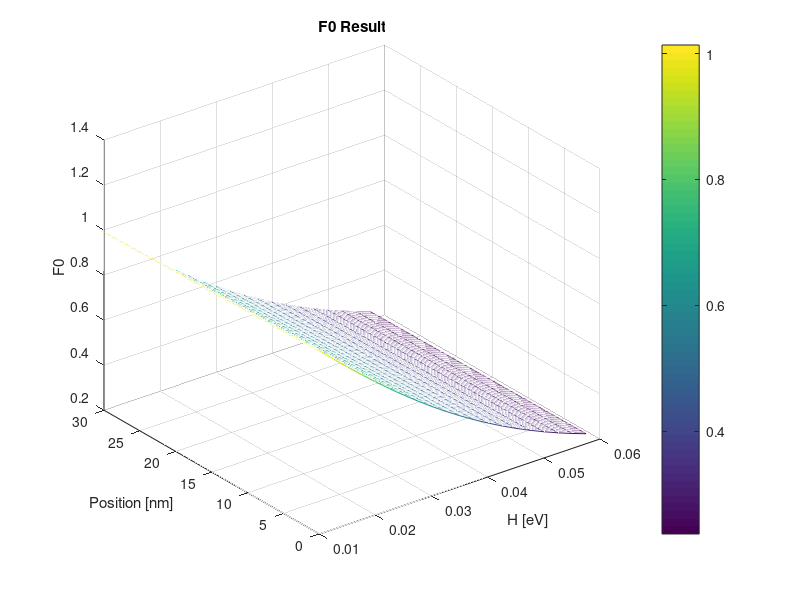
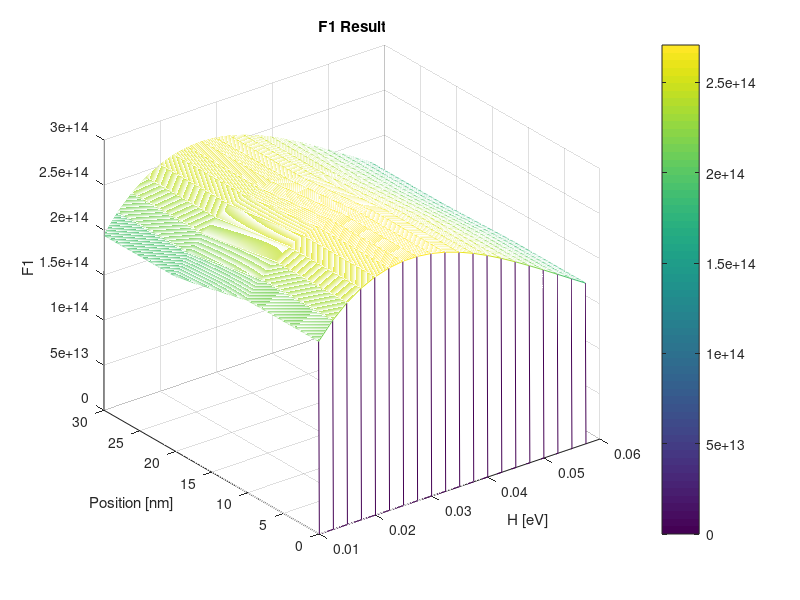

These charts were generated, in order, by the following MATLAB code:
close all;
clear all;

q = 1.602192e-19;
k_B = 1.380662e-23;
T = 300.0;
tau = 1e-6; %Relaxation time
m0 = 9.109534e-31; %Electron reset mass (Kg)

%H = 0.1; %(eV)
H = [0.01:0.0025:0.0575]';%(0.01~0575eV)
%VD = 0.001; %(V) Default
VD = 0.001; %(V)
X = [0:0.1:30]; %Distance of X (nm)

df0 = zeros(301,1);

N = 301;
f0 = zeros(N,20);
f1 = zeros(N,20);

interface1 = 101;
interface2 = 201;
for iteriter=1:1:20
    fs = sqrt(2*pi)/(1 + exp(q*H(iteriter,1)/(k_B*T)));
    fd = sqrt(2*pi)/(1 + exp(q*(H(iteriter,1)+VD)/(k_B*T)));

    V = zeros(N,1);
    V(interface1:interface2,1) = [0:1/(interface2-interface1):1]*VD;
    V(interface2:N,1) = VD;

    A = zeros(N,N);
    A(1,1) = 1.0;
    for iter=2:N-1
        c1 = H(iteriter,1) + 0.5*(V(iter,1)+V(iter-1,1));
        c2 = H(iteriter,1) + 0.5*(V(iter+1,1)+V(iter,1));
        A(iter,iter-1)  = c1;
        A(iter,iter) = -c1-c2;
        A(iter,iter+1) = c2;
    end

    A(N,N) = 1.0;

    b = zeros(N,1);
    b(1,1) = fs;
    b(N,1) = fd; 

    f0(:,iteriter) = A \ b;
    for subiter=1:1:300
        df0(subiter+1,1) = (f0(subiter+1,iteriter) - f0(subiter,iteriter))/(0.1e-9);
        
    end
    for subiter=1:1:301
        f1(subiter,iteriter) = -tau * sqrt((2*(H(iteriter,1)+q*V(subiter,1)))/m0) * sqrt(pi) * df0(subiter,1);
    end
    
end
figure(1)
mesh(H,X,f0)
xlabel('H [eV]');
ylabel('Position [nm]');
zlabel('F0')
title('F0 Result')
colorbar

figure(2)
mesh(H,X,f1)
xlabel('H [eV]');
ylabel('Position [nm]');
zlabel('F1')
title('F1 Result')
colorbar
